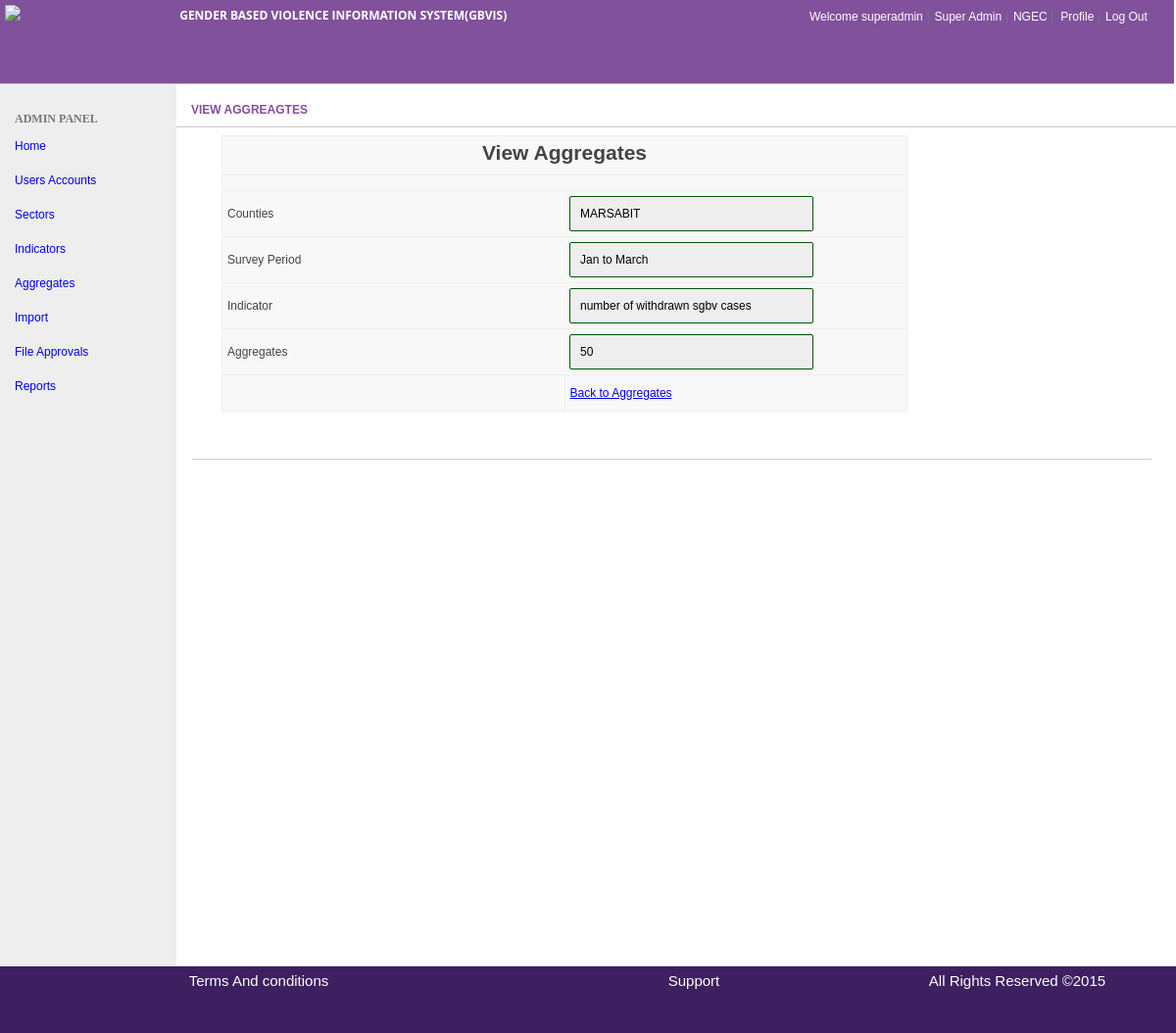
The page /view_aggregates.php?id=1 (signed in) on the database its author committed.
### tables this page shows
CREATE TABLE IF NOT EXISTS `users` (
  `id` int(11) NOT NULL AUTO_INCREMENT,
  `firstname` varchar(100) NOT NULL,
  `lastname` varchar(100) NOT NULL,
  `mobile_phone` varchar(100) NOT NULL,
  `sector` varchar(100) NOT NULL,
  `username` varchar(50) NOT NULL,
  `password` varchar(50) NOT NULL,
  `email` varchar(50) NOT NULL,
  `user_group` int(11) NOT NULL,
  `join_date` datetime NOT NULL,
  PRIMARY KEY (`id`),
  UNIQUE KEY `username` (`username`)
);

CREATE TABLE IF NOT EXISTS `user_groups` (
  `id` int(11) NOT NULL AUTO_INCREMENT,
  `group_name` varchar(20) NOT NULL,
  `description` varchar(50) DEFAULT NULL,
  `created` datetime DEFAULT NULL,
  PRIMARY KEY (`id`)
);

CREATE TABLE IF NOT EXISTS `sectors` (
  `sector_id` int(10) NOT NULL AUTO_INCREMENT,
  `sector` varchar(100) NOT NULL,
  PRIMARY KEY (`sector_id`)
);

CREATE TABLE IF NOT EXISTS `counties` (
  `county_id` int(2) NOT NULL DEFAULT '0',
  `county_name` varchar(15) NOT NULL,
  PRIMARY KEY (`county_id`)
);

CREATE TABLE IF NOT EXISTS `surveys` (
  `survey_id` int(10) NOT NULL AUTO_INCREMENT,
  `survey` varchar(100) NOT NULL,
  PRIMARY KEY (`survey_id`)
);

CREATE TABLE IF NOT EXISTS `indicators` (
  `survey_id` int(11) NOT NULL DEFAULT '0',
  `sector_id` int(11) NOT NULL DEFAULT '0',
  `indicator_id` int(11) NOT NULL DEFAULT '0',
  `indicator` varchar(255) DEFAULT NULL,
  `date_recorded` date NOT NULL,
  `date_modified` date NOT NULL,
  PRIMARY KEY (`survey_id`,`sector_id`,`indicator_id`)
);

CREATE TABLE IF NOT EXISTS `judiciary_aggregates` (
  `id` int(10) NOT NULL AUTO_INCREMENT,
  `county_id` int(10) NOT NULL,
  `survey_id` int(10) NOT NULL,
  `indicator_id` int(10) NOT NULL,
  `aggregate` int(100) NOT NULL,
  PRIMARY KEY (`county_id`,`survey_id`,`indicator_id`),
  UNIQUE KEY `id` (`id`)
);

### classes/DB.class.php (called while the page is built, shortened)
<?php
class DB {
    public function processRowSet($rowSet, $singleRow = false)
    {
        $resultArray = array();
        while($row = mysql_fetch_assoc($rowSet))
        {
            array_push($resultArray, $row);
        }
        if($singleRow == true){
            return $resultArray[0];
          }
        return $resultArray;
    }
    public function processRowSetData($rowSet, $singleRow = false)
         {
         $resultArray = array();
         while($row = mysql_fetch_assoc($rowSet))
         {
            array_push($resultArray, $row);
         }
        if($singleRow == true){
            return  $resultArray;
          }
        return $resultArray;
    }
    public function select($table, $where) {
        $sql = "SELECT * FROM $table WHERE $where";
        $result = mysql_query($sql);
        if(mysql_num_rows($result) == 1)
            return $this->processRowSet($result, true);
        return $this->processRowSet($result);
    }
       public function selectData($table, $where) {
        $sql = "SELECT * FROM $table WHERE $where";
        $result = mysql_query($sql);
        if(mysql_num_rows($result) == 1)
            return $this->processRowSetData($result, true);
        return $this->processRowSetData($result);
    }
   }
?>

### classes/UserTools.class.php (called while the page is built, shortened)
<?php
require_once 'DB.class.php';
class UserTools {
	public function get($id)
	{
		$db = new DB();
		$result = $db->select('users', "id = $id");
		return new User($result);
	}
}
?>

### includes/global.inc.php (called while the page is built, shortened)
<?php
require_once 'classes/UserTools.class.php';
require_once 'classes/DB.class.php';
$userTools = new UserTools();
if(isset($_SESSION['logged_in'])) {
	$user = unserialize($_SESSION['user']);
	$_SESSION['user'] = serialize($userTools->get($user->id));
}
?>

### view_aggregates.php (the view, shortened to what this page needs)
<?php
require_once 'includes/global.inc.php';
if(isset($_SESSION['logged_in'])) {
$user = unserialize($_SESSION['user']);
$county_id = "";
$survey_id = "";
$indicator_id = "";
$aggregates = "";
$aggregate_id = $_GET['id'];
$aggr_results = $db->selectData("judiciary_aggregates"," id = $aggregate_id");
foreach ($aggr_results as $urows)
{
  $county_id = $urows['county_id'];
  $survey_id = $urows['survey_id'];
  $indicator_id = $urows['indicator_id'];
  $aggregates = $urows['aggregate'];
}
$indicator_results = $db->selectData("indicators"," indicator_id = $indicator_id");
foreach ($indicator_results as $irows)
{
  $indicator = $irows['indicator'];
}
$county_results = $db->selectData("counties"," county_id = $county_id");
foreach ($county_results as $crows)
{
  $county_name = $crows['county_name'];
}
$surveys_results = $db->selectData("surveys"," survey_id = $survey_id");
foreach ($surveys_results as $srows)
{
   $survey = $srows['survey'];
}
include "includes/header.php";
?>
	  <div id="sidebar">
	<div class="sidebar-nav">
	</div>
	  </div>
	  <div id="main-content">
	    <div id="bread-crumbs">
	    </div>
        <div id="content-body">
		<h3 class="page-title">View Aggreagtes</h3>
	       <hr size="1" color="#CCCCCC">
    <div class="profile-data" align="left">
 <table class="forms-table" width="700" style="">
  <form  name="myForm">
<tr>
<td colspan="2" style="font:bold 21px arial; text-align:center; border-bottom:1px solid #eee; padding:5px 0 10px 0;">View Aggregates</td></tr>
<tr>
<td colspan="2" style="font:bold 21px arial; text-align:center; border-bottom:1px solid #eee; padding:5px 0 10px 0;"><p id="msgDsp" STYLE="color:#FF0000; font-size:14px; "></p>
</td></tr>
<tr>
<td width="50%" class="table-td-input">Counties</td>
<td width="50%" class="table-td-input"><div id='s1'><input type=text name=aggregates value="<?php echo $county_name ?>" readonly class=form_textbox_inputs></div></td>
</tr>
<tr>
<td width="50%" class="table-td-input">Survey Period</td>
<td width="50%" class="table-td-input"><div id='s2'><input type=text name=survey  value="<?php echo $survey ?>" readonly class=form_textbox_inputs></div></td>
</tr>
<tr>
<td width="50%" class="table-td-input">Indicator</td>
<td width="50%" class="table-td-input"><div id='s3'><div id='t1'><input type=text name=indicator value="<?php echo $indicator ?>" readonly  class=form_textbox_inputs></div></td>
</tr>
<tr>
<td width="50%" class="table-td-input">Aggregates</td>
<td width="50%" class="table-td-input"><div id='t1'><input type=text name=aggregates value="<?php echo $aggregates ?>" readonly class=form_textbox_inputs></div></td>
</tr>
<tr>
<td class="table-td-label"></td>
<td width="50%" style=" padding:5px;"> <a href="aggregates.php">Back to Aggregates</a></td>
</tr>
</form>
</table>
<br clear="all">
<hr size="1" color="#CCCCCC">
<br clear="all"><br clear="all"><br clear="all">
</div>
<br clear="all">
</div>
</div>
 <?php
	}
else
{
	header("Location: ../login.php");
}
?>

### includes/header.php (shortened to what this page needs)
 <?php
            $user_sector_name= $user->sector;
            $Logged_user_group =$user->user_group;
            $group_results = $db->selectData("user_groups","id = $Logged_user_group");
              foreach ($group_results as $urows)
                      {
                      $Logged_group = $urows['group_name'];
                      }
             $sector_results = $db->selectData("sectors","sector_id = $user_sector_name");
              foreach ($sector_results as $urows)
                      {
                      $user_sector = $urows['sector'];
                      }
              ?>
<!DOCTYPE html PUBLIC "-//W3C//DTD XHTML 1.0 Transitional//EN" "http://www.w3.org/TR/xhtml1/DTD/xhtml1-transitional.dtd">
<html>
<head>
<link href="css/style.css" rel="stylesheet" type="text/css">
<link href="css/style2.css" rel="stylesheet" type="text/css">
<link href="css/login_style.css" rel="stylesheet" type="text/css">
<link href="css/popupcss.css" rel="stylesheet" type="text/css">
<link href="css/popup.css" rel="stylesheet" type="text/css">
<link href="css/modal.css" rel="stylesheet" type="text/css">
<link href="css/bootstrap/bootstrap.css" rel="stylesheet" media="screen"/>
 <link rel="stylesheet" href="/js/jquery-ui-1.11.2.custom/jquery-ui.css">
</head>
<body>
<div id="gbiv-wrapper">
<div id="header">
   <div class="logo">
      <img src="images/logo.png" height="70" />
	</div>
    <div class="menuLinks">
	  <div class="top-menuLinks">
	   <div class="system-title">
	  <h3 class="title-name">Gender Based Violence Information System(GBVIS)</h3>
      </div>
	  <div class="user_status_nav">
	    <section class="login-status-sec">
		<font style="font-family:Verdana, Geneva, sans-serif; font-size:12px; color:white;padding-right:2px;"> Welcome <?php echo  $user->username;?></font>|
		<font style="font-family:Verdana, Geneva, sans-serif; font-size:12px; color:white;padding-right:2px;"> <?php echo $Logged_group; ?></font>|
		<font style="font-family:Verdana, Geneva, sans-serif; font-size:12px; color:white;padding-right:2px;"> <?php echo $user_sector; ?></font>|
           <a href="profile.php" align="left" style="font-family:Verdana, Geneva, sans-serif; font-size:12px; color:white; text-decoration:none;padding-right:2px;padding-left:2px;">Profile</a>|
            <a href="logout.php" align="left" style="font-family:Verdana, Geneva, sans-serif; font-size:12px; color:white; text-decoration:none;padding-right:2px;">Log Out</a>
	   </section>
	</div>
	</div>
	<div class="bottom-menuLinks">
	</div>
	 </div>
 </div>
 <div id="gbvis-main">

### css/style.css (style rules this page uses)
html { color: #000; background: none repeat scroll 0% 0% #FFF; }
body { color: #777; font-size: 12px; font-family: "Open Sans",Tahoma,Arial sans-serif; font-style: normal; font-weight: normal; }
body, div, dl, dt, dd, ul, ol, li, h1, h2, h3, h4, h5, h6, pre, code, form, fieldset, legend, input, textarea, p, blockquote, th, td, address { margin: 0px; padding: 0px; }
h3 { font-size: 12px; text-transform: uppercase; line-height: 22px; }
#gbiv-wrapper { font-size: 100%; line-height: 2; min-height: 975px; min-width: 1024px; width: 100%; height:100% }
#header { width:99%; margin: 0px 0px; padding: 5px; background:#81519C; border-bottom:1px solid #c6c2c1; height: 75px; display: inline-flex; }
.logo { float:left;width:15%; height:100%; min-width:168px; }
#header .menuLinks { float: left; width:85%; }
#header .menuLinks .top-menuLinks { float:left;width:98%; height:70%; display: inline-flex; }
#header .menuLinks .top-menuLinks .system-title { float:left;width:54%; height:100%; }
#header .menuLinks .top-menuLinks .user_status_nav { float:right;width:46%; height:100%; }
#header .menuLinks .bottom-menuLinks { loat:left;width:98%; height:30%; }
.title-name { text-size:18px; color:white; font-family: TStar-Bol width:25%; }
.login-status-sec { float:right; }
#gbvis-main { overflow: hidden; width:100%; height:80%; min-height:900px; display:block; }
#sidebar { display:block; width:15%; float:left; background: none repeat scroll 0% 0% #EEE; height:100%; min-height: 900px; }
.sidebar-nav { margin-left:15px; }
#main-content { display:block; background-color: #FFF; width:85%; height:100%; float:left; min-height: 900px; }
#bread-crumbs { background: none repeat scroll 0px center transparent; width:100%; height:5%; min-height:15px; }
#content-body { width:100%; height:88%; min-height:800px; overflow-y: hide; }
.page-title { font-family:Verdana, Geneva, sans-serif; font-size:12px; color:#81519C;padding-left:15px; }
.profile-data { width:96%; font-family: "Open Sans",Arial sans-serif; font-size: 12px; font-weight: normal; line-height: 26px; color: #444; margin-left:11px;padding-left:5px; height: 98%; overflow-y: hide; min-height: 500px; }
.form_textbox_inputs { min-width:150px; width:67%;height:20px;font-family:Verdana, Geneva, sans-serif; font-size:12px;padding:7px; padding-left:10px; padding-right:10px;border: 1px solid #99e;outline:none;border-radius: 2px;-moz-border-radius: 2px;-webkit-border-radius:2px; line-height:20px; }
.forms-table { margin:8px 20px 16px 30px; background:#f8f8f8; border:1px solid #eee; padding:10px; }
.table-td-label { font:bold 13px tahoma, arial, sans-serif; text-align:right; border-bottom:1px solid #eee; padding:5px 10px 5px 0px; border-right:1px solid #eee; }
.table-td-input { border-bottom:1px solid #eee; padding:5px; }
.logo img { height:70px; }

### rows shown on the page
users: username "superadmin"
user_groups: group_name "Super Admin"
sectors: sector "NGEC"
counties: aggregates "MARSABIT"
surveys: survey "Jan to March"
indicators: indicator "number of withdrawn sgbv cases"
judiciary_aggregates: aggregates "50"
